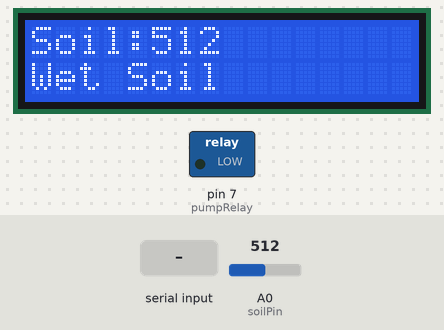
Bench run of a sketch on a simulated Arduino Uno, built with avr-gcc and run on an emulated ATmega328P. Parts: 16×2 character LCD, switched loads named in the sketch (green lamp = pin HIGH). Inputs (shaded band) come from the test bench; at power-on: A0 (soilPin) = 512.

Above: at 3.2 s.
3.3 s: A0 (soilPin) set to 888
At 4.1 s:
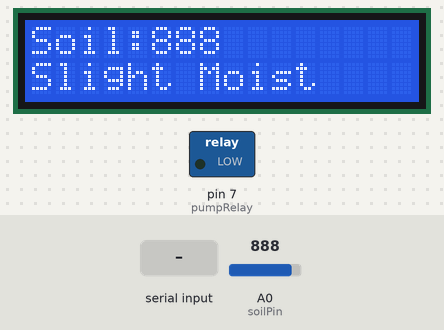
4.8 s: A0 (soilPin) set to 911
At 5.1 s:
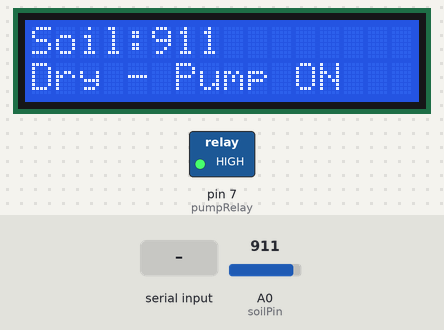
6.3 s: "PUMP_ON\n" received over the second serial link
At 7.5 s:
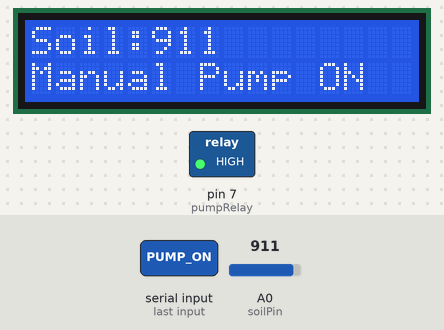
7.8 s: "PUMP_OFF\n" received over the second serial link
At 8.6 s:
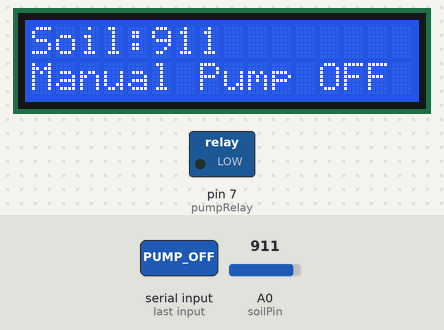
9.3 s: "AUTO\n" received over the second serial link
At 9.9 s:
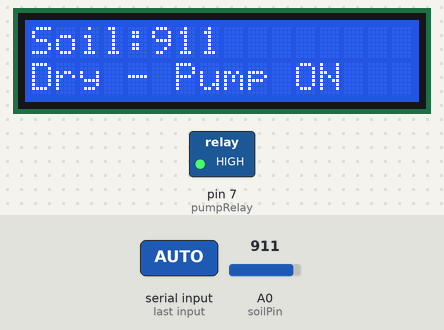
10.8 s: A0 (soilPin) set to 290
At 12.1 s:
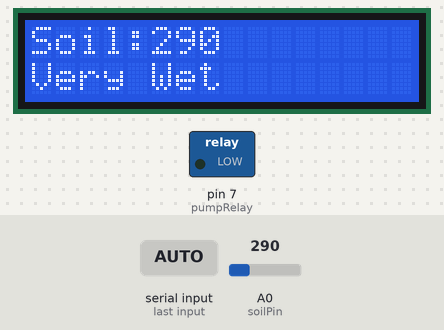
Timing chart, 0 to 13.3 s (numbered marks = the images above; inputs shaded):
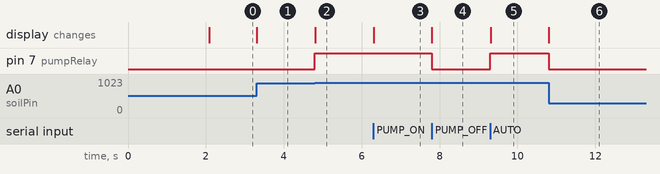

The sketch:

IoT_Smart_Irrigation_Syetem.ino
```cpp
#include <LiquidCrystal.h>
#include <SoftwareSerial.h>
#include <string.h>

const int rs = 13;
const int en = 12;
const int d4 = 8;
const int d5 = 9;
const int d6 = 10;
const int d7 = 11;

LiquidCrystal lcd(rs, en, d4, d5, d6, d7);

const int soilPin = A0;
const int pumpRelay = 7;

SoftwareSerial espSerial(2, 3);

int soilValue = 0;
int pumpState = 0;
int manualPumpCommand = -1;

unsigned long previousMillis = 0;
const unsigned long interval = 1000;

char receivedCommand[20];
byte commandIndex = 0;

void setup()
{
  pinMode(pumpRelay, OUTPUT);
  digitalWrite(pumpRelay, LOW);

  espSerial.begin(9600);

  lcd.begin(16, 2);
  lcd.clear();
  lcd.setCursor(0, 0);
  lcd.print("Smart Irrigation");
  lcd.setCursor(0, 1);
  lcd.print("System Starting");

  delay(2000);
  lcd.clear();
}

void loop()
{
  readESPCommand();

  soilValue = analogRead(soilPin);

  if (manualPumpCommand == 1)
  {
    pumpState = 1;
  }
  else if (manualPumpCommand == 0)
  {
    pumpState = 0;
  }
  else
  {
    if (soilValue >= 900)
    {
      pumpState = 1;
    }
    else
    {
      pumpState = 0;
    }
  }

  if (pumpState == 1)
  {
    digitalWrite(pumpRelay, HIGH);
  }
  else
  {
    digitalWrite(pumpRelay, LOW);
  }

  displayStatus();

  if (millis() - previousMillis >= interval)
  {
    previousMillis = millis();

    espSerial.print("SOIL:");
    espSerial.println(soilValue);
  }
}

void readESPCommand()
{
  while (espSerial.available() > 0)
  {
    char receivedChar = espSerial.read();

    if (receivedChar == '\n')
    {
      receivedCommand[commandIndex] = '\0';

      if (strcmp(receivedCommand, "PUMP_ON") == 0)
      {
        manualPumpCommand = 1;
      }
      else if (strcmp(receivedCommand, "PUMP_OFF") == 0)
      {
        manualPumpCommand = 0;
      }
      else if (strcmp(receivedCommand, "AUTO") == 0)
      {
        manualPumpCommand = -1;
      }

      commandIndex = 0;
    }
    else if (receivedChar != '\r')
    {
      if (commandIndex < sizeof(receivedCommand) - 1)
      {
        receivedCommand[commandIndex++] = receivedChar;
      }
      else
      {
        commandIndex = 0;
      }
    }
  }
}

void displayStatus()
{
  lcd.setCursor(0, 0);
  lcd.print("Soil:");
  lcd.print(soilValue);
  lcd.print("       ");

  lcd.setCursor(0, 1);

  if (manualPumpCommand == 1)
  {
    lcd.print("Manual Pump ON ");
  }
  else if (manualPumpCommand == 0)
  {
    lcd.print("Manual Pump OFF");
  }
  else if (soilValue >= 900)
  {
    lcd.print("Dry - Pump ON  ");
  }
  else if (soilValue >= 600)
  {
    lcd.print("Slight Moist   ");
  }
  else if (soilValue >= 300)
  {
    lcd.print("Wet Soil       ");
  }
  else
  {
    lcd.print("Very Wet       ");
  }
}
```

Measured:
- the behaviour switches between 899 and 900 on A0 (soilPin) (found by bisection; images 1 and 2)
- after the input at 3.3 s, the display: changes at once (image 1)
- after the input at 4.8 s, pin 7 (pumpRelay): LOW → HIGH at once; the display: changes at once (image 2)
- after the input at 6.3 s, the display: changes at once (image 3)
- after the input at 7.8 s, pin 7 (pumpRelay): HIGH → LOW at once; the display: changes at once (image 4)
- after the input at 9.3 s, pin 7 (pumpRelay): LOW → HIGH at once; the display: changes at once (image 5)
- after the input at 10.8 s, pin 7 (pumpRelay): HIGH → LOW at once; the display: changes at once (image 6)
